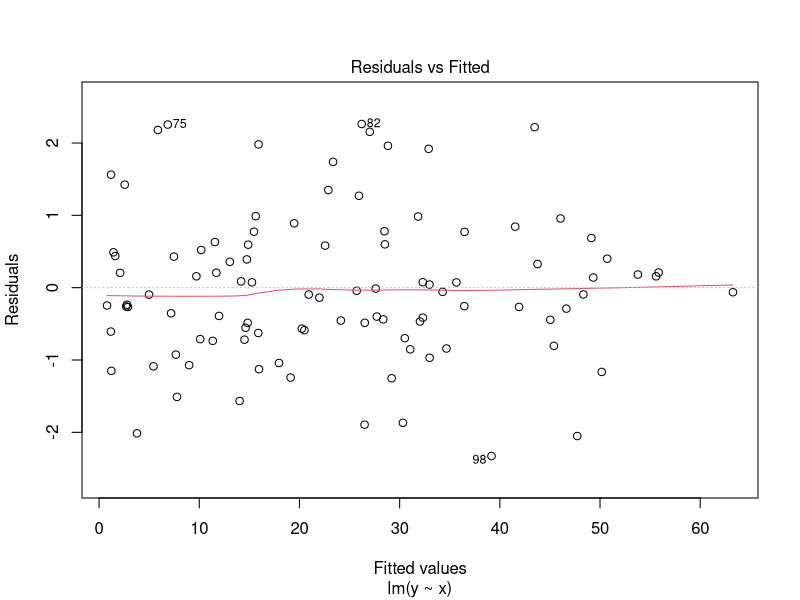
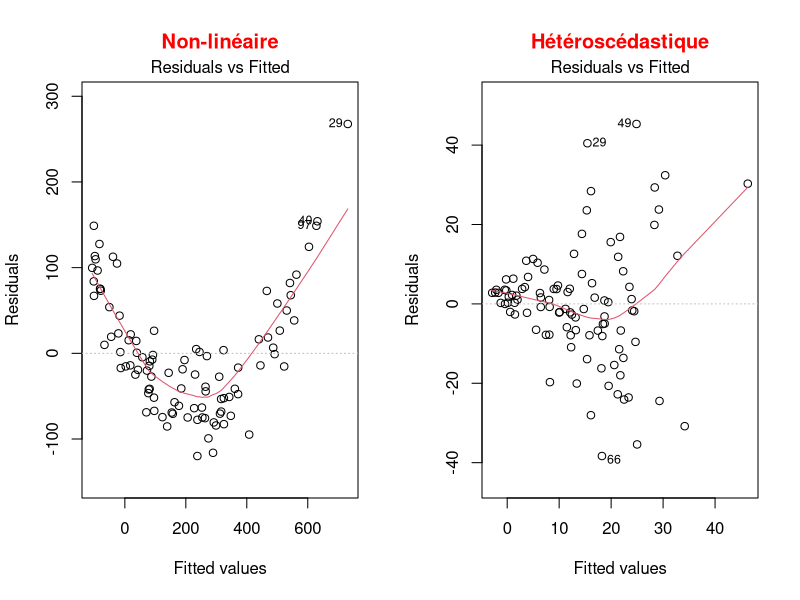
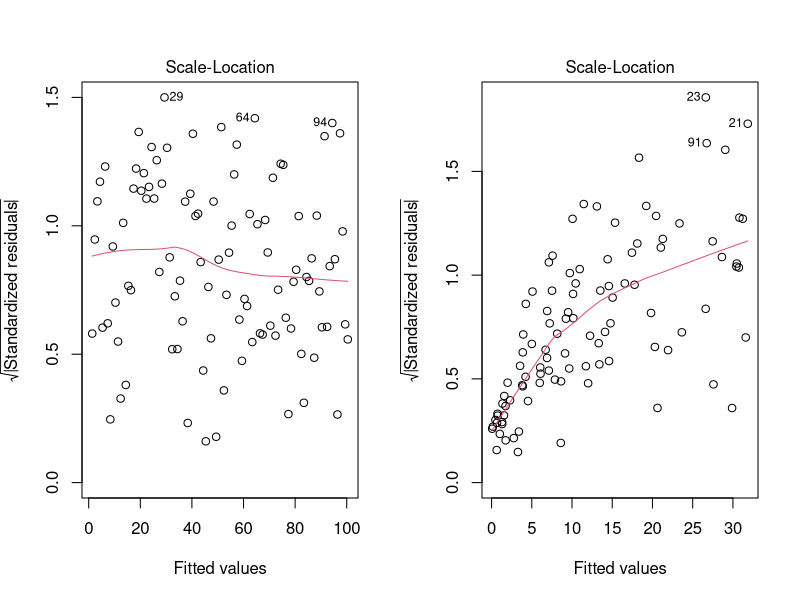
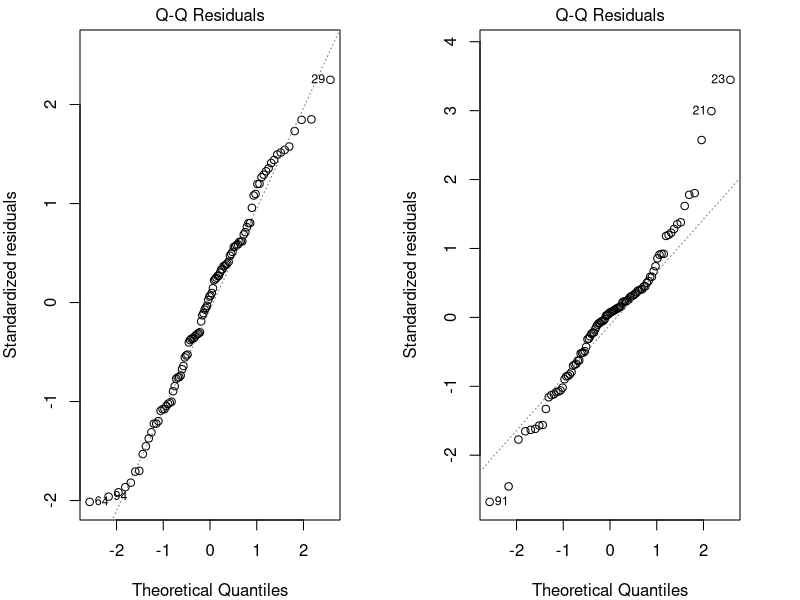
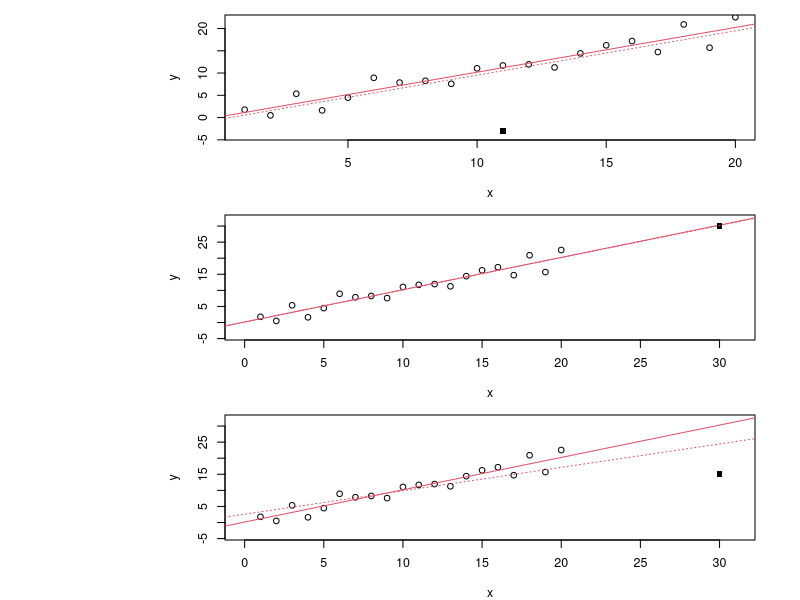
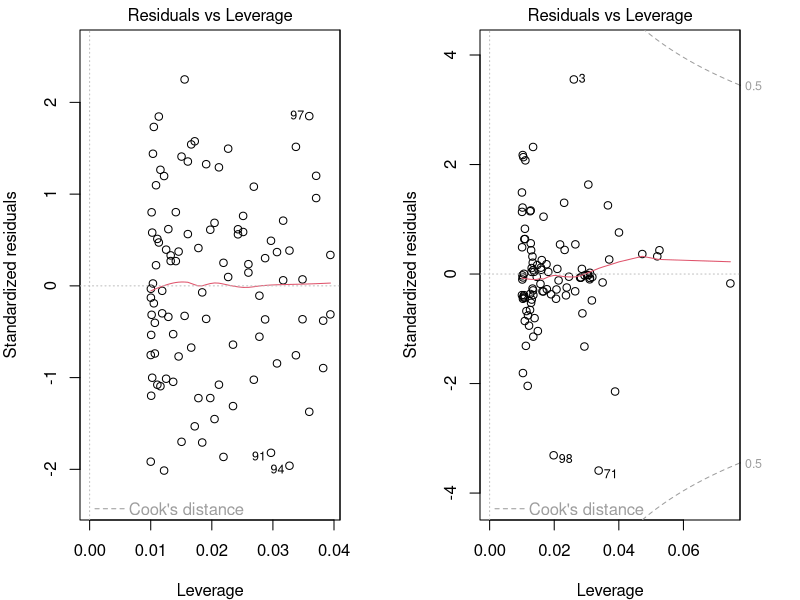
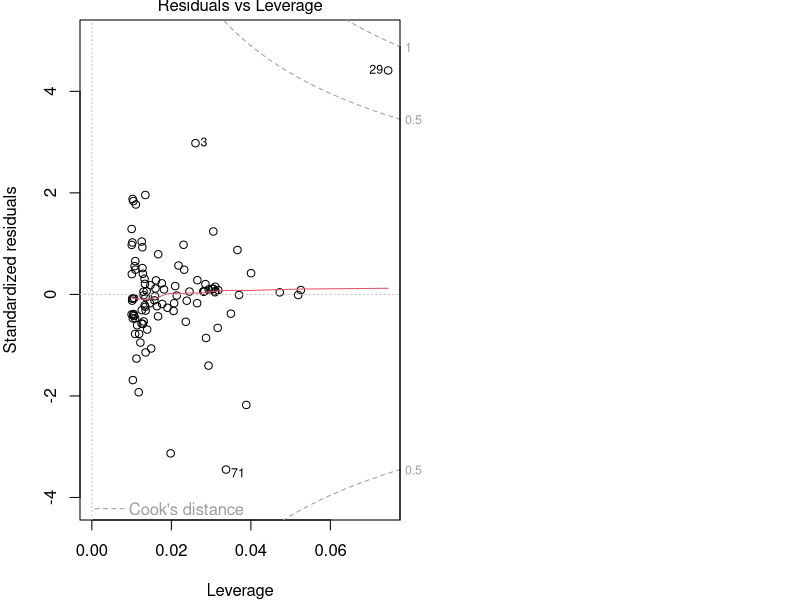
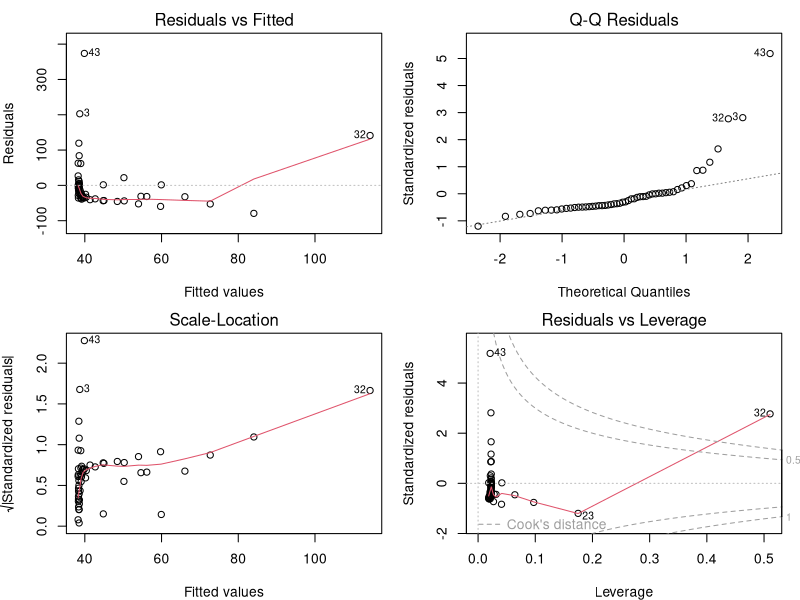

Write R code to recreate these figures, in order. (Note: this script raises an error after producing the figures.)
## ---- chunk 1
knitr::opts_chunk$set(
  comment = "#",
  collapse = TRUE,
  cache = TRUE,
  warning = FALSE,
  message = FALSE,
  fig.width=6, fig.height=6,
  fig.align = 'center'
)
## ---- chunk 2
options(repos=structure(c(CRAN="http://cran.r-project.org")))
## ---- chunk 3
if (!require(dplyr)) install.packages("dplyr")
library(dplyr)

if (!require(kableExtra)) install.packages("kableExtra")
library(kableExtra)

if (!require(vegan)) install.packages("vegan")
library(vegan)

if (!require(e1071)) install.packages("e1071")
library(e1071)

if (!require(MASS)) install.packages("MASS")
library(MASS)

if (!require(car)) install.packages("car")
library(car)
## ---- chunk 4
bird <- read.csv("data/birdsdiet.csv")
## ---- chunk 5
str(bird)
## ---- chunk 6
str(bird)
## ---- chunk 7
lm1 <- lm(MaxAbund ~ Mass, data = bird)
## ---- chunk 8
  set.seed(1234564)
  x <- abs(rnorm(100,10,10))
  y <- 2*x+0 + rnorm(100)
  lm <- lm(y~x)
  plot(lm, which = 1)
## ---- chunk 9
par(mfrow=c(1,2))
set.seed(1234564)
x = abs(rnorm(100,10,10))
y = (x)^2 + rnorm(length(x),0,30)
lm=lm(y~scale(x))
plot(lm,which = 1, main = "Non-linéaire", col.main="red")

x = abs(rnorm(100,10,10))
y = (x) + rnorm(length(x), 0, x)
lm=lm(y~scale(x))
plot(lm,which = 1, main = "Hétéroscédastique", col.main="red")
## ---- chunk 10
par(mfrow=c(1,2))
set.seed(1234564)
x <- 1:100
y <- x + rnorm(100,sd=5)
lm=lm(y~x)
plot(lm,which = 3)

set.seed(2)
x = abs(rnorm(100,10,10))
y = (x) + rnorm(length(x), 0, x)
lm=lm(y~scale(x))
plot(lm,which = 3)
## ---- chunk 11
par(mfrow=c(1,2), mar = c(4, 4, 1.5, 3))
set.seed(1234564)
x <- 1:100
y <- x + rnorm(100,sd=5)
lm=lm(y~x)
plot(lm, which = 2)

set.seed(2)
x = abs(rnorm(100,10,10))
y = (x) + 0 + rnorm(length(x), 0, x)
lm=lm(y~scale(x))
plot(lm, which = 2)
## ---- chunk 12
par(mfrow=c(3, 1), mar = c(4, 15, 1, 3), cex = 0.75)
set.seed(1234564)
x <- 1:20
y <- rnorm(x, x, 2)
lm0 <- lm(y ~ x)
# plot 1
plot(x, y, ylim = c(-4, 22)); abline(lm0, col = 2); points(11, -3, pch = 15)
# add 20, 10 point to the new lm
xx <- c(x, 11); yy <- c(y, -3)
abline(lm(yy ~ xx), col = 2, lty = 3)
text(-20, 10, srt=0, adj = 0, labels = "* Pas d'effet de levier \n* Faible influence
", xpd = TRUE, cex = 1.5)
# plot 2
plot(x, y, ylim = c(-4, 32), xlim = c(0, 31)); abline(lm0, col = 2); points(30, 30, pch = 15)
# add 20, 10 point to the new lm
xx <- c(x, 30); yy <- c(y, 30)
abline(lm(yy ~ xx), col = 2, lty = 3)
text(-33, 15, srt=0, adj = 0, labels = "* Effet de levier \n* Pas d'influence", xpd = TRUE, cex = 1.5)

# plot 3
plot(x, y, ylim = c(-4, 32), xlim = c(0, 31)); abline(lm0, col = 2); points(30, 15, pch = 15)
# add 20, 10 point to the new lm
xx <- c(x, 30); yy <- c(y, 15)
abline(lm(yy ~ xx), col = 2, lty = 3)
text(-33, 15, srt=0, adj = 0, labels = '* Effet de levier \n* Influence élevée', xpd = TRUE, cex = 1.5)
## ---- chunk 13
par(mfrow=c(1,2), mar = c(4, 4, 1.5, 3))
set.seed(1234564)
x <- 1:100
y <- x + rnorm(100,sd=5)
lm=lm(y~x)
plot(lm, which = 5)

set.seed(1234564)
x = abs(rnorm(100,10,10))
y = (x) + 0 + rnorm(length(x), 0, x)
lm=lm(y~scale(x))
plot(lm, which = 5)
## ---- chunk 14
par(mar = c(4, 4, 1, 0))
set.seed(1234564)
x = abs(rnorm(100,10,10))
y = (x) + 0 + rnorm(length(x), 0, x)
y[29] <- 100
lm=lm(y~scale(x))
plot(lm, which = 5)
## ---- chunk 15
par(mfrow=c(2,2), mar = c(4,4,2,1.1), oma =c(0,0,0,0))
plot(lm1)
## ---- chunk 16
par(mfrow=c(1,3), mar = c(4,4,3,1), cex = 0.8)
plot(bird$MaxAbund ~ bird$Mass)
abline(lm1) # adds the best-fit line
hist(bird$MaxAbund) # hist() produces a histogram of the variable
hist(bird$Mass)
## ---- chunk 17
shapiro.test(bird$MaxAbund)
shapiro.test(bird$Mass)
## ---- chunk 18
skewness(bird$MaxAbund)
skewness(bird$Mass)
## ---- chunk 19
bird$logMaxAbund <- log10(bird$MaxAbund)
bird$logMass <- log10(bird$Mass)
## ---- chunk 20
lm2 <- lm(logMaxAbund ~ logMass, data = bird)
## ---- chunk 21
par(mfrow=c(2,2), mar=c(3,4,1.15,1.2))
plot(lm2)
## ---- chunk 22
par(mfrow=c(1,3), mar=c(4,4,1.15,1.2))
plot(logMaxAbund ~ logMass, data=bird)
abline(lm2)
hist(log10(bird$MaxAbund))
hist(log10(bird$Mass))
## ---- chunk 23
summary(lm2)
## ---- chunk 24
lm2$coef
summary(lm2)$coefficients
summary(lm2)$r.squared
## ---- chunk 25
summary(lm2)
## ---- chunk 26
lm3 <- lm(logMaxAbund~logMass, data=bird, subset=!bird$Aquatic)
# removes aquatic birds (= TRUE)
# or equivalently
lm3 <- lm(logMaxAbund~logMass, data=bird, subset=bird$Aquatic == 0)
## ---- chunk 27
par(mfrow=c(1,2), mar = c(4, 4, 3, 1))
plot(logMaxAbund~logMass, data=bird, main = 'Tous les oiseaux')
abline(lm2, col = 'red')
plot(logMaxAbund~logMass, data=bird, subset=!bird$Aquatic, main = 'Oiseaux terrestres')
abline(lm3, col = 'red')
## ---- chunk 28
# Run the model
lm4 <- lm(logMaxAbund ~ logMass, data=bird, subset=bird$Passerine == 1)
summary(lm4)
## ---- chunk 29
# diagnostic plots
par(mfrow=c(2,2), mar = c(4,4,2,1.1), oma =c(0,0,0,0))
plot(lm4)
## ---- chunk 30
# Recall: we want adj.r.squared
summary(lm2)$adj.r.squared
summary(lm3)$adj.r.squared
summary(lm4)$adj.r.squared
## ---- chunk 31
boxplot(logMass ~ Aquatic,
        data = bird, names = c("Non aquatique", "Aquatique"))
## ---- chunk 32
var.test(logMass ~ Aquatic, data = bird)
## ---- chunk 33
ttest1 <- t.test(logMass ~ Aquatic, var.equal = TRUE, data = bird)

# Or use lm()
ttest.lm1 <- lm(logMass ~ Aquatic, data=bird)
## ---- chunk 34
ttest1$statistic^2
anova(ttest.lm1)$F
# réponse : F=60.3845 dans les deux cas
## ---- chunk 35
ttest1
## ---- chunk 36
# Unilateral t-test
uni.ttest1 <- t.test(logMass ~ Aquatic,
                     var.equal = TRUE,
                     data = bird,
                     alternative = "less")
## ---- chunk 37
uni.ttest1
## ---- chunk 38
str(bird)
## ---- chunk 39
par(mar = c(4, 4, 0.5, 1))
boxplot(logMaxAbund ~ Diet, data = bird,
  ylab = expression("log"[10]*"(Abondance maximale)"), xlab = 'Régime alimentaire')
## ---- chunk 40
par(mar=c(4,4,.1,1))
med <- sort(tapply(bird$logMaxAbund, bird$Diet, median))
boxplot(logMaxAbund ~ factor(Diet, levels = names(med)), data = bird,
        ylab = expression("log"[10]*"(Abondance maximale)"), xlab = 'Régime alimentaire')
## ---- chunk 41
par(mar=c(4,4,.4,1))
plot.design(logMaxAbund ~ Diet, data=bird,
  ylab = expression("log"[10]*"(Abondance maximale)"))
## ---- chunk 42
anov1 <- lm(logMaxAbund ~ Diet,
            data = bird)
## ---- chunk 43
aov1 <- aov(logMaxAbund ~ Diet,
            data = bird)
## ---- chunk 44
anova(anov1)
## ---- chunk 45
summary(aov1)
## ---- chunk 46
bartlett.test(logMaxAbund ~ Diet,
              data = bird)
## ---- chunk 47
shapiro.test(resid(anov1))
## ---- chunk 48
summary(anov1)
## ---- chunk 49
summary.lm(aov1)
## ---- chunk 50
TukeyHSD(aov(anov1), ordered = TRUE)
## ---- chunk 51
par(mar=c(3,3,0.5,0.5))
sd <- tapply(bird$logMaxAbund, bird$Diet, sd)
means <- tapply(bird$logMaxAbund, bird$Diet, mean)
n <- length(bird$logMaxAbund)
se <- 1.96*sd/sqrt(n)
bp <- barplot(means, ylim = c(0, max(bird$logMaxAbund) - 0.5))
epsilon = 0.1
segments(bp, means - se, bp, means + se, lwd=2) # barres verticales
segments(bp - epsilon, means - se, bp + epsilon, means - se, lwd = 2) # barres horizontales
segments(bp - epsilon, means + se, bp + epsilon, means + se, lwd = 2) # barres horizontales
## ---- chunk 52
anov2 <- lm(logMaxAbund ~ Diet*Aquatic, data = bird)
summary(anov2)
## ---- chunk 53
anov2 <- lm(logMaxAbund ~ Diet*Aquatic, data = bird)
anova(anov2)
## ---- chunk 54
## functions
f1 <- function(x, a, b) {
  return(x*a+b)
}
# conf for plot
col = rgb(118, 143, 175, maxColorValue = 255)
x <- 1:20
par(mfrow = c(1, 3), mar = c(1, 1, 6.5, 4))

# plot 1
plot(x, f1(x, a=1.1,b=2), ylim = c(0, 60), type = 'l', lwd = 2.5, xaxt = "n", yaxt = "n", xlab = "", ylab = "", bty='l', col = col)
lines(f1(x, a=1.1,b=17), lwd = 2.5, col = col)
lines(f1(x, a=0.6,b=22), lwd = 2.5, col = col)
lines(f1(x, a=1.1,b=40), lwd = 2.5, col = col)
mtext('Un niveau du facteur\n a une pente différente', side = 3, line = 2, cex = 1.5)
# plot 2
plot(x, f1(x, a=.5,b=2), ylim = c(0, 60), type = 'l', lwd = 2.5, xaxt = "n", yaxt = "n", xlab = "", ylab = "", bty='l', col = col)
lines(f1(x, a=1.1,b=17), lwd = 2.5, col = col)
lines(f1(x, a=1.1,b=22), lwd = 2.5, col = col)
lines(f1(x, a=0.01,b=40), lwd = 2.5, col = col)
mtext('Des nombreaux niveaux ont\n des pentes différentes', side = 3, line = 2, cex = 1.5)
# plot 3
plot(x, f1(x, a=1.1,b=2), ylim = c(0, 60), type = 'l', lwd = 2.5, xaxt = "n", yaxt = "n", xlab = "", ylab = "", bty='l', col = col)
lines(f1(x, a=1.1,b=17), lwd = 2.5, col = col)
lines(f1(x, a=1.1,b=22), lwd = 2.5, col = col)
lines(f1(x, a=1.1,b=40), lwd = 2.5, col = col)
mtext("Pas d'interaction", side = 3, line = 2, cex = 1.5)
## ---- chunk 55
# plot to simulate effects::effect() plot
a = 40; b =20; sd = 8
par(mar=c(4,4,.5,1))
plot(c(a, b), ylim = c(10, 50), xlim = c(0.9, 2.1), xlab = 'factor Z', ylab = 'Y', xaxt = 'n')
lines(c(a, b), col = 4, pch = 1.5)
segments(c(1, 2), c(a-sd, b-sd), c(1,2), c(a+sd, b+sd), lwd = 1.5, col = 'orange')
segments(c(1, 2) - .04, c(a, b) + sd, c(1, 2) + .04, c(a, b) + sd, lwd = 1.5, col = 'orange')
segments(c(1, 2) - .04, c(a, b) - sd, c(1, 2) + .04, c(a, b) - sd, lwd = 1.5, col = 'orange')
points(c(1, 2), c(a, b), pch = 16, col = 4)
axis(1, at = c(1, 2), labels = FALSE) # add ticks
mtext(c('Level 1', 'Level 2'), 1, at = 1:2, line = 0.5) # add labels to ticks
## ---- chunk 56
str(bird)
## ---- chunk 57
ancov1 <- lm(logMaxAbund ~ logMass*Diet,
             data = bird)
anova(ancov1)
## ---- chunk 58
ancov2 <- lm(logMaxAbund ~ logMass + Diet,
             data = bird)
anova(ancov2)
## ---- chunk 59
Dickcissel = read.csv("data/dickcissel.csv")
str(Dickcissel)
## ---- chunk 60
# select variables
var <- c('clTma', 'NDVI', 'grass', 'abund')
plot(Dickcissel[, var])
## ---- chunk 61
lm.mult <- lm(abund ~ clTma + NDVI + grass, data = Dickcissel)
summary(lm.mult)
## ---- chunk 62
par(mfrow = c(2, 2))
par(mfrow=c(2,2), mar = c(3.9,4,1.2,1.1), oma =c(0,0,0,0))
plot(lm.mult)
## ---- chunk 63
summary(lm.mult)
## ---- chunk 64
par(mfrow=c(1,3), mar=c(4, 4, 0.5, 0.5), cex = 1)
plot(abund ~ clTma, data = Dickcissel)
plot(abund ~ NDVI,  data = Dickcissel)
plot(abund ~ grass, data = Dickcissel)
## ---- chunk 65
lm.full <- lm(abund ~ . - Present,
              data = Dickcissel)
lm.step <- step(lm.full)
## ---- chunk 66
summary(lm.full)
## ---- chunk 67
summary(lm.step)
## ---- chunk 68
tapply(bird$logMaxAbund, bird$Diet, mean)
coef(anov1)
coef(anov1)[1] + coef(anov1)[2] # InsectVert
coef(anov1)[1] + coef(anov1)[3] # Plant
## ---- chunk 69
sum(contrasts(bird$Diet)[,1])
sum(contrasts(bird$Diet)[,1]*contrasts(bird$Diet)[,2])
## ---- chunk 70
options(contrasts=c("contr.helmert", "contr.poly"))
sum(contrasts(bird$Diet)[,1])
sum(contrasts(bird$Diet)[,1]*contrasts(bird$Diet)[,2])
## ---- chunk 71
anov3 <- lm(logMaxAbund ~ Diet, data = bird)
summary(anov3)
## ---- chunk 72
table(bird$Aquatic)
## ---- chunk 73
unb.anov1 <- lm(logMaxAbund ~ Aquatic + Diet, data = bird)
unb.anov2 <- lm(logMaxAbund ~ Diet + Aquatic, data = bird)
## ---- chunk 74
anova(unb.anov1)
## ---- chunk 75
anova(unb.anov2)
## ---- chunk 76
car::Anova(unb.anov1, type = "III")
## ---- chunk 77
car::Anova(unb.anov2, type = "III")
## ---- chunk 78

poly.reg=data.frame(degre = 0:5,
                    Nom = c("Constante","Linéaire","Quadratique",
                             "Cubique","Quartique","Quintique"),
                    Example = c("\\(3\\)",
                                "\\(x+9\\)",
                                "\\(x^2-x+4\\)",
                                "\\(x^3-x^2+5\\)",
                                "\\(6x^4-x^3+x-2\\)",
                                "\\(x^5-3x^3+x^2+8\\)"))
knitr::kable(poly.reg, format = "html", escape=FALSE)
## ---- chunk 79
lm.linear <- lm(abund ~ clDD, data = Dickcissel)
lm.quad   <- lm(abund ~ clDD + I(clDD^2), data = Dickcissel)
lm.cubic  <- lm(abund ~ clDD + I(clDD^2) + I(clDD^3), data = Dickcissel)
summ_lm.linear <- capture.output(summary(lm.linear))[c(9:12, 17, 18)]
summ_lm.quad <- capture.output(summary(lm.quad))[c(9:13, 18, 19)]
summ_lm.cubic <- capture.output(summary(lm.cubic))[c(9:14, 17, 18)]
## ---- chunk 80
print(summ_lm.linear)
## ---- chunk 81
print(summ_lm.quad)
## ---- chunk 82
print(summ_lm.cubic)
## ---- chunk 83
mod <- lm(clDD ~ clFD + clTmi + clTma + clP + grass, data = Dickcissel)
car::vif(mod)
## ---- chunk 84
library(vegan)
part.lm = varpart(Dickcissel$abund, Dickcissel[ ,c("clDD","clFD","clTmi","clTma","clP")],
                  Dickcissel[ ,c("broadleaf","conif","grass","crop", "urban","wetland")])
part.lm
## ---- chunk 85
par(mar=rep(0.5,4))
showvarparts(2)
## ---- chunk 86
par(mar=rep(0.5,4))
plot(part.lm,
     digits = 2,
     bg = rgb(48,225,210,80,
              maxColorValue=225),
     col = "turquoise4")
## ---- chunk 87
out.1 = rda(Dickcissel$abund,
            Dickcissel[ ,c("clDD", "clFD","clTmi","clTma","clP")],
            Dickcissel[ ,c("broadleaf","conif","grass","crop", "urban","wetland")])
out.2 = rda(Dickcissel$abund,
            Dickcissel[ ,c("broadleaf","conif","grass","crop", "urban", "wetland")],
            Dickcissel[ ,c("clDD","clFD","clTmi", "clTma","clP")])
## ---- chunk 88
# Climat seul
anova(out.1, step = 1000, perm.max = 1000)
## ---- chunk 89
# Couverture du paysage seul
anova(out.2, step = 1000, perm.max = 1000)
